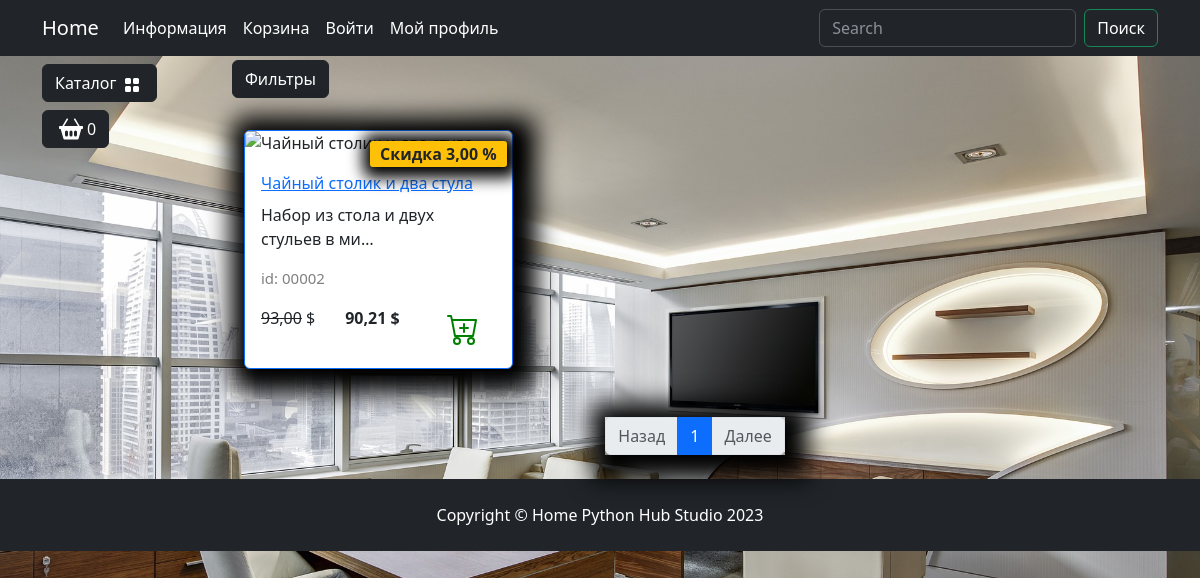
Page /catalog/gostinnaya/ on the committed database.
### goods/models.py (models this page shows, shortened)
class Products(models.Model):
    name = models.CharField(max_length=150, unique=True, verbose_name='Название')
    slug = models.SlugField(max_length=200, unique=True, blank=True, null=True, verbose_name='URL')
    description = models.TextField(blank=True, null=True, verbose_name='Описание')
    image = models.ImageField(upload_to='goods_images', blank=True, null=True, verbose_name='Картинка')
    price = models.DecimalField(max_digits=7, decimal_places=2, default=0.00, verbose_name='Цена')
    discount = models.DecimalField(max_digits=4, decimal_places=2, default=0.00, verbose_name='Скидка в %')
    quantity = models.PositiveIntegerField(default=0, verbose_name='Количество')
    category = models.ForeignKey(to='Categories', on_delete=models.CASCADE, verbose_name='Категория')
    class Meta:
        db_table = 'product'
        verbose_name = 'Продукт'
        verbose_name_plural = 'Продукты'
    def display_id(self):
        return f"{self.id:05}"
    def sell_price(self):
        if self.discount:
            return round(self.price - (self.price * self.discount / 100), 2)
        else:
            return self.price

### goods/views.py (the view)
# urls.py: path('catalog/', include('goods.urls', namespace='catalog')),
def catalog(request, category_slug, page=1):
    if category_slug == 'all':
        goods = Products.objects.all()
    else:
        goods = get_list_or_404(Products.objects.filter(category__slug=category_slug))
    paginator = Paginator(goods, 3)
    current_page = paginator.page(page)  # Переменная для пользователся
    context = {
        'title': 'Home - Каталог',
        'goods': current_page,
        'slug_url': category_slug,
    }
    return render(request, 'goods/catalog.html', context)

### goods/templatetags/goods_tags.py (called while the page is built)
@register.simple_tag()
def tag_categories():
    return Categories.objects.all()

### goods/templates/goods/catalog.html (shortened to what this page needs)
{% extends "main/base.html" %}
{% load static %}
{% block content %}
    <div class="row">
        <div class="dropdown mb-2">
            <button class="btn btn-secondary dropdown-toggle btn-dark" type="button" data-bs-toggle="dropdown"
                aria-expanded="false">
                Фильтры
            </button>
        </div>
        {% for product in goods %}
            <div class="col-lg-4 col-md-6 p-4">
                <div class="card border-primary rounded custom-shadow">
                    <div class="card-body">
                        <a href="{% url "catalog:product" product.slug %}">
                            <p class="card-title">{{ product.name }}</p>
                        </a>
                        <p class="card-text">{{ product.description|truncatechars:35 }}</p>
                        <p class="product_id">id: {{ product.display_id }}</p>
                        <div class="d-flex justify-content-between">
                            {% if product.discount %}
                                <p><s>{{ product.price }}</s> $</p>
                                <p><strong>{{ product.sell_price }} $</strong></p>
                                <span class="badge bg-warning text-dark">Скидка {{ product.discount }} %</span>
                            {% else %}
                                <p><strong>{{ product.price }} $</strong></p>
                            {% endif %}
                            <a href="#" class="btn add-to-cart">
                                <img class="mx-1" src="{% static 'deps/icons/cart-plus.svg' %}" alt="Catalog Icon"
                                    width="32" height="32">
                            </a>
                        </div>
                    </div>
                </div>
            </div>
        {% endfor %}
    </div>
    <nav aria-label="Page navigation example">
        <ul class="pagination justify-content-center my-4">
            <div class="custom-shadow d-flex">
                <li class="page-item {% if not goods.has_previous %} disabled {% endif %}">
                  <a class="page-link" href="
                    {% if goods.has_previous %}
                        {% url 'catalog:index' slug_url goods.previous_page_number %}
                    {% else %}
                        #
                    {% endif %}">Назад</a>
                </li>
                {% for page in goods.paginator.page_range %}
                    {% if page >= goods.number|add:-2 and page <= goods.number|add:+2 %}
                        <li class="page-item {% if goods.number == page  %} active {% endif %}">
                            <a class="page-link" href="{% url 'catalog:index' slug_url page %}">{{ page }}</a>
                        </li>
                    {% endif %}
                {% endfor %}
                <li class="page-item {% if not goods.has_next %} disabled {% endif %}">
                  <a class="page-link" href="
                    {% if goods.has_next %}
                        {% url 'catalog:index' slug_url goods.next_page_number %}
                    {% else %}
                        #
                    {% endif %}">Далее</a>
                </li>
            </div>
        </ul>
    </nav>
{% endblock %}
{% block footer %}
    <footer class="py-4 bg-dark">
        <div class="container">
            <p class="m-0 text-center text-white">Copyright &copy; Home Python Hub Studio 2023</p>
        </div>
    </footer>
{% endblock %}

### static/deps/css/my_css.css (style rules this page uses)
body { background-image: url("../images/bg-image.jpg"); background-repeat: no-repeat; background-attachment: fixed; background-position: center center; background-size: cover; height: 100%; }
.dropdown-toggle::after { content: none; }
.custom-shadow { box-shadow: 5px 5px 25px 19px #000000; }
.product_id { color: gray; font-size: 15px; }
.badge.bg-warning.text-dark { position: absolute; top: 10px; right: 5px; z-index: 1; padding: 5px 10px; border-radius: 3px; font-size: 1rem; box-shadow: 2px 2px 15px 9px #000000; }

### rows in the picture
Products: name "Чайный столик и два стула", description "Набор из стола и двух стульев в ми…", display_id "00002", price "93,00", sell_price "90,21", discount "3,00"

### other values in the picture
{{ page }} "1"
